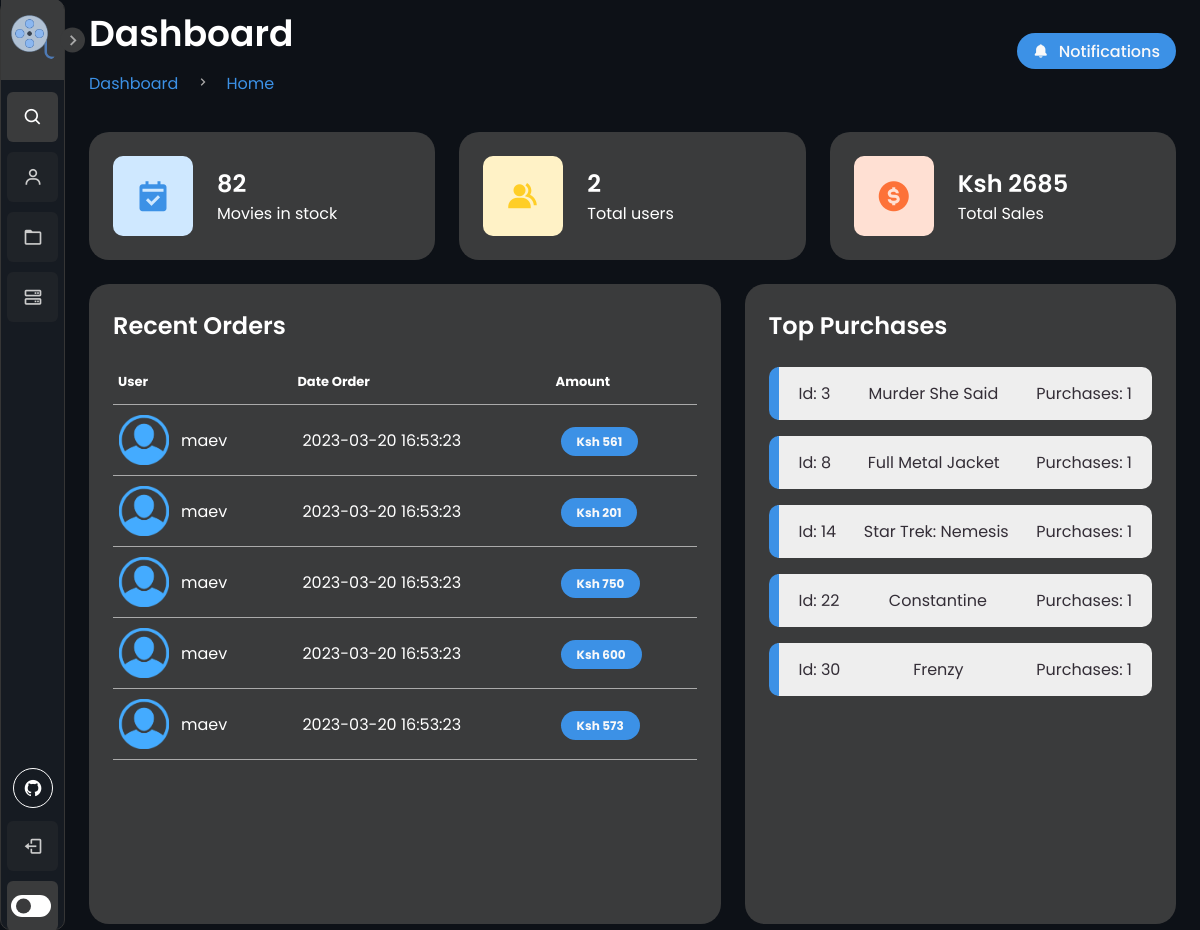
The app's page /admin/dashboard (signed in), older data.
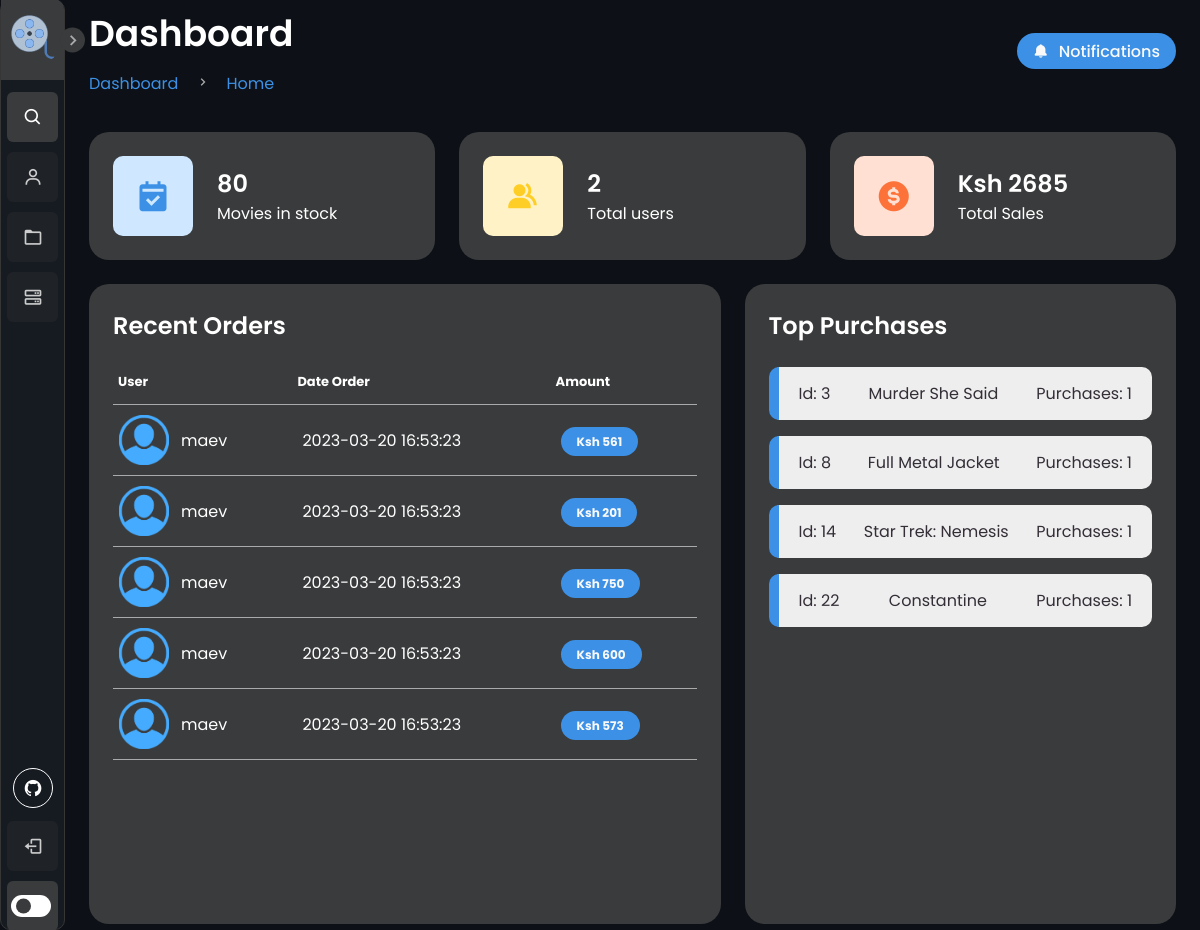
The same page, newer data.
### tables this page shows
CREATE TABLE "history" (
	"user_id"	INTEGER,
	"item_id"	INTEGER,
	"quantity"	INTEGER,
	"price"	INTEGER,
	"total_price"	INTEGER,
	"date"	INTEGER
);

CREATE TABLE stock (item_id INTEGER PRIMARY KEY, moviename TEXT, description TEXT, poster TEXT, trailer_link TEXT, cast_names TEXT, price TEXT, tmdb data_type INT);

### main.py (the view)
@app.route('/admin/dashboard', methods=['GET', 'POST'])
def admin_dashboard():
    if 'username' in session and session['admin']:
        conn = get_db()
        cursor = conn.cursor()
        cursor.execute('SELECT * FROM history ORDER BY date DESC LIMIT 7')
        purchases = cursor.fetchall()
        cursor.execute(
            'SELECT history.item_id, stock.moviename, COUNT(*) AS count FROM history INNER JOIN stock ON history.item_id = stock.item_id GROUP BY history.item_id, stock.moviename ORDER BY count DESC LIMIT 8')
        most_purchased = cursor.fetchall()
        times_purchased = []
        movies_purchased = []
        for item in most_purchased:
            times_purchased.append(item[2])
            movies_purchased.append(item[1])
        cursor.execute('SELECT COUNT(*) FROM users')
        total_users = cursor.fetchone()
        user_count = total_users[0]
        cursor.execute('SELECT COUNT(*) FROM stock')
        total_items = cursor.fetchone()
        item_count = total_items[0]
        cursor.execute('SELECT SUM(price) FROM history')
        total_purchases = cursor.fetchone()
        purchase_count = total_purchases[0]
        cursor.execute('SELECT username, is_admin FROM users')
        users = cursor.fetchall()
        cursor.execute('SELECT * FROM stock')
        items = cursor.fetchall()
        conn.close()
        return render_template('admin_dashboard.html', users=users, items=items, purchases=purchases,
                               user_count=user_count, item_count=item_count, purchase_count=purchase_count,
                               most_purchased=most_purchased)
    else:
        return redirect(url_for('login'))

### main.py (called while the page is built)
def get_db():
    if 'db' not in g:
        g.db = sqlite3.connect('users.db')
        g.db.row_factory = sqlite3.Row
    return g.db

@app.context_processor
def cart_count():
    def get_cart_count():
        if 'username' in session:
            username = session['username']
            conn = sqlite3.connect('users.db')
            cursor = conn.cursor()
            cursor.execute('SELECT COUNT(*) FROM cart WHERE user_id=?', (username,))
            count = cursor.fetchone()[0]
            conn.close()
            return count
        else:
            return 0
    return dict(cart_count=get_cart_count)

### templates/admin_dashboard.html (shortened to what this page needs)
{% extends 'base.html' %}
{% block head %}
    <link rel="stylesheet" href="{{ url_for('static', filename='css/admin.css') }}">
{% endblock %}
{% block content %}
    <main>
        <div class="head-title">
            <div class="left">
                <h1>Dashboard</h1>
                <ul class="breadcrumb">
                    <li>
                        <a href="{{ url_for('admin_dashboard') }}">Dashboard</a>
                    </li>
                    <li><i class='bx bx-chevron-right'></i></li>
                    <li>
                        <a class="active" href="{{ url_for('admin_dashboard') }}">Home</a>
                    </li>
                </ul>
            </div>
            <a href="#" class="btn-download">
                <i class='bx bxs-bell'></i>
                <span class="text">Notifications</span>
            </a>
        </div>
        <ul class="box-info">
            <li>
                <i class='bx bxs-calendar-check'></i>
                <span class="text">
                <h3>{{ item_count }}</h3>
                <p>Movies in stock</p>
            </span>
            </li>
            <li>
                <i class='bx bxs-group'></i>
                <span class="text">
                <h3>{{ user_count }}</h3>
                <p>Total users</p>
            </span>
            </li>
            <li>
                <i class='bx bxs-dollar-circle'></i>
                <span class="text">
                <h3>Ksh {{ purchase_count }}</h3>
                <p>Total Sales</p>
            </span>
            </li>
        </ul>
        <div class="table-data">
            <div class="order">
                <div class="head">
                    <h3>Recent Orders</h3>
                </div>
                <table>
                    <thead>
                    <tr>
                        <th>User</th>
                        <th>Date Order</th>
                        <th>Amount</th>
                    </tr>
                    </thead>
                    <tbody>
                    {% for purchase in purchases %}
                        <tr>
                            <td>
                                <img src="{{ url_for('static', filename='images/profile.png') }}">
                                <p>{{ purchase.user_id }}</p>
                            </td>
                            <td>{{ purchase.date }}</td>
                            <td><span class="status completed">Ksh {{ purchase.total_price }}</span></td>
                        </tr>
                    {% endfor %}
                    </tbody>
                </table>
            </div>
            <div class="todo">
                <div class="head">
                    <h3>Top Purchases</h3>
                </div>
                <ul class="todo-list">
                    {% for purchase in most_purchased %}
                        <li class="completed">
                            <p>Id: {{ purchase[0] }}</p>
                            <p class="times">{{ purchase[1] }}</p>
                            <p class="moviename">Purchases: {{ purchase[2] }}</p>
                        </li>
                    {% endfor %}
                </ul>
            </div>
        </div>
    </main>
{% endblock %}

### templates/base.html (shortened to what this page needs)
<!DOCTYPE html>
<html lang="en">
  <head>
    <link rel="stylesheet" href="{{ url_for('static', filename='css/main.css') }}">
    <link
      href="https://unpkg.com/boxicons@2.1.1/css/boxicons.min.css"
      rel="stylesheet"
    />
      {% block head %}
      {% endblock %}
  </head>
  <body>
    <nav class="sidebar close">
      <header>
        <div class="image-text">
          <span class="image">
            <a href="{{ url_for('index') }}"><img src="{{ url_for('static', filename='images/logo.png') }}" alt="" /></a>
          </span>
        </div>
        <i class="bx bx-chevron-right toggle"></i>
      </header>
      <div class="menu-bar">
        <div class="menu">
{% if 'username' in session %}
            <li class="search-box">
              <i class="bx bx-search icon"></i>
            </li>
    {% else %}
                <li class="search-box" style="display: none">
            </li>
{% endif %}
          <ul class="menu-links">
          {% if 'username' in session %}
              {% if session['admin'] %}
                  <li class="nav-link">
                      <a href="{{ url_for('admin_users') }}">
                        <i class="bx bx-user icon"></i>
                      </a>
                  </li>
                  <li class="nav-link">
                      <a href="{{ url_for('admin_stock') }}">
                        <i class="bx bx-folder icon"></i>
                      </a>
                  </li>
                  <li class="nav-link">
                      <a href="{{ url_for('new_item') }}">
                        <i class="bx bx-server icon"></i>
                      </a>
                  </li>
                  {% endif %}
            {% endif %}
          </ul>
        </div>
        <div class="bottom-content">
          <div class="socials">
            <a href="#"><i class="bx bxl-github icon-3d"></i></a>
          </div>
{% block account %}
    {% if 'username' in session %}
          <li class="">
          <a href="{{ url_for('logout') }}" onclick="event.preventDefault(); document.getElementById('logout-form').submit();">
            <i class="bx bx-log-out icon"></i>
          </a>
          </li>
    {% endif %}
{% endblock %}
          <li class="mode">
            <div class="toggle-switch">
              <span class="switch"></span>
            </div>
          </li>
        </div>
      </div>
    </nav>
    <section class="home">
    </section>
    <div class="alternate-body">
{% block content %}
{% endblock %}
    </div>
  </body>
</html>

Row changes from the older to the newer data that the page shows:
removed stock: item_id "30", moviename "Frenzy", purchase "1"
Text that changed along with them:
{{ item_count }}: "82" → "80"
